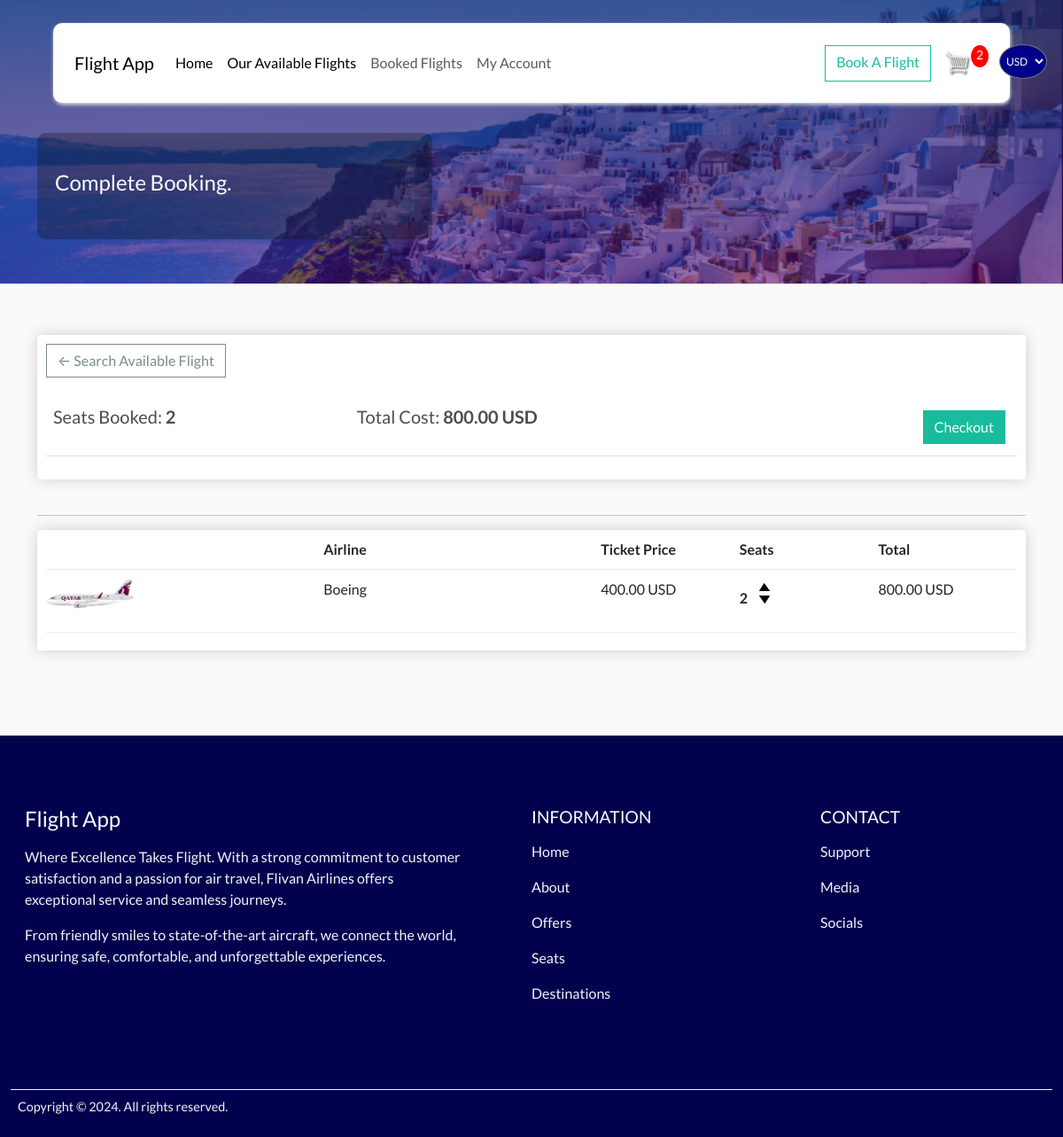
Screenshot of /book-airline/ (signed in) with the database file from the repository.
### airline/models.py (models this page shows, shortened)
class OrderItem(models.Model):
    airline = models.ForeignKey(Airline, on_delete=models.SET_NULL ,null=True, blank=True)
    order = models.ForeignKey(OrderFlight, on_delete=models.SET_NULL ,null=True, blank=True)
    quantity = models.IntegerField(default=0, null=True, blank=True)
    date_added_to_cart = models.DateTimeField(auto_now_add=True)
    @property
    def get_cart_item_total (self):
        cartTotal = self.airline.price * self.quantity
        return cartTotal

class Airline(models.Model):
    name = models.CharField(max_length=200)
    price = models.FloatField(max_length=200)
    takeoff_date = models.DateTimeField(null=True, blank=True)
    origin_city = models.CharField(max_length=200, null=True, blank=True)
    destination_city = models.CharField(max_length=200, null=True, blank=True)
    seats_used = models.IntegerField(default=0, null=True, blank=True)
    capacity = models.IntegerField(default=240, null=True, blank=True)
    available_seats = models.IntegerField(default=0, null=True, blank=True)
    takeoff = models.BooleanField(default=False, null=True, blank=True)
    image = models.ImageField(null=True, blank=True)
    @property
    def imageUrl(self):
        try:
            url = self.image.url
        except:
            url = ""
        return url

### airline/views.py (the view)
# urls.py: path('book-airline/', views.book_airline, name="book-airline"),
def book_airline(request):
     if request.user.is_authenticated:
          customer = request.user.customer
          order , created = OrderFlight.objects.get_or_create(customer = customer, complete = False)
          cartitem = order.orderitem_set.all()
          cartIconShowQuantity = order.get_total_seats_booked
     else:
          cartitem = []
          order = {'get_all_order_total':0, 'get_total_seats_booked':0}
          cartIconShowQuantity = order['get_total_seats_booked']
     currency_code = request.session.get('currency_code', 'USD')
     exchange_rate = request.session.get('exchange_rate', 1)
     cartitems_with_converted_prices = []
     total_converted_order_cost = 0
     for each_cartitem in cartitem:
        original_price = each_cartitem.airline.price
        converted_price = original_price * exchange_rate
        total_converted_price = each_cartitem.get_cart_item_total * exchange_rate
        total_converted_order_cost += total_converted_price
        request.session['total_converted_order_cost'] = total_converted_order_cost
        cartitems_with_converted_prices.append({
            'cartitem': each_cartitem,
            'converted_price': converted_price,
            'total_converted_price': total_converted_price,
            'currency_code': currency_code,
        })
     context = {
          'cartitemcontext': cartitem,
          'ordercontext': order ,
          'cartIconShowQuantity': cartIconShowQuantity ,
          'cartitem_price_converted_context': cartitems_with_converted_prices,
          'currency_code': currency_code,  # Ensure currency code is passed
          'total_converted_order_cost': total_converted_order_cost,
        }
     return render(request, 'airline/book-airline.html', context)

### airline/models.py (called while the page is built)
    @property
    def get_total_seats_booked(self):
        cartitem = self.orderitem_set.all()
        totalSeatsBooked = sum([item.quantity for item in cartitem])
        return totalSeatsBooked

### airline/templates/airline/book-airline.html
{% extends 'airline/base.html' %}
{% load static %}
{% block content %}
<section class="other-pages-hero-section container-fluid">
  <div class="other-pages-hero-overlay"></div>
  <div class="other-pages-hero-container container">
    <div class="other-pages-hero-box">
        <h4>Complete Booking.</h1>
    </div>
  </div>
</section>
<div class="container my-5">
    <div class="row">
        <div class="col-lg-12">
            <div class="box-element">
                <a  class="btn btn-outline-dark" href="{% url 'airline' %}">&#x2190; Search Available Flight</a>
                <br>
                <br>
                <table class="table">
                    <tr>
                        <th><h5>Seats Booked: <strong>{{ cartIconShowQuantity }}</strong></h5></th>
                        <th><h5>Total Cost:<strong> {{total_converted_order_cost|floatformat:2}} {{currency_code}}</strong></h5></th>
                        <th>
                            <a  style="float:right; margin:5px;" class="btn btn-success" href="{% url 'checkout' %}">Checkout</a>
                        </th>
                    </tr>
                </table>
            </div>
            <br>
            <hr>
            <div class="box-element">
                <div class="cart-row">
                    <div style="flex:2"></div>
                    <div style="flex:2"><strong>Airline</strong></div>
                    <div style="flex:1"><strong>Ticket Price</strong></div>
                    <div style="flex:1"><strong>Seats</strong></div>
                    <div style="flex:1"><strong>Total</strong></div>
                </div>
                {% for item in cartitem_price_converted_context %}
                    {% with cartitem=item.cartitem converted_price=item.converted_price total_converted_price=item.total_converted_price currency_code=item.currency_code %}
                        <div class="cart-row">
                            <div style="flex:2"><img class="row-image" src="{{cartitem.airline.imageUrl}}"></div>
                            <div style="flex:2"><p>{{cartitem.airline.name}}</p></div>
                            <div style="flex:1"><p>{{converted_price|floatformat:2}} {{currency_code}}</p></div>
                            <div style="flex:1">
                                <p class="quantity">{{cartitem.quantity}}</p>
                                <div class="quantity">
                                    <img data-product="{{cartitem.airline.id}}" data-action="add-to-cart" class="chg-quantity action-btn-clicked" src="{% static 'images/arrow-up.png' %}">
                                    <img data-product="{{cartitem.airline.id}}" data-action="remove-from-cart" class="chg-quantity action-btn-clicked" src="{% static 'images/arrow-down.png' %}">
                                </div>
                            </div>
                            <div style="flex:1"><p>{{total_converted_price|floatformat:2}} {{currency_code}}</p></div>
                        </div>
                    {% endwith %}
                {% endfor %}
            </div>
        </div>
    </div>
</div>
{% endblock %}

### static/css/importedstyles.css (style rules this page uses)
:root { --primary-color: #3d5cb8; --primary-color-dark: #334c99; --text-dark: #0f172a; --text-light: #64748b; --extra-light: #f1f5f9; --white: #ffffff; --max-width: 1200px; }
* { padding: 0; margin: 0; box-sizing: border-box; }
a { text-decoration: none; }
body { background-color: hsl(0, 0%, 98%); }
h1,h2,h3,h4,h5,h6 { color:hsl(0, 0%, 30%); }
.box-element { box-shadow:hsl(0, 0%, 80%) 0 0 16px; background-color: #fff; border-radius: 4px; padding: 10px; }
.col-lg-4, .col-lg-6, .col-lg-8, .col-lg-12 { margin-top: 10px; }
.btn { border-radius: 0; }
.row-image { width: 100px; }
.cart-row { display: flex; align-items: flex-stretch; padding-bottom: 10px; margin-bottom: 10px; border-bottom: 1px solid #ececec; }
.quantity { display: inline-block; font-weight: 700; padding-right:10px; }
.chg-quantity { width: 12px; cursor: pointer; display: block; margin-top: 5px; transition:.1s; }

### static/css/styles.css (style rules this page uses)
* { padding: 0; scroll-behavior: smooth; margin: 0 }
body { display: flex; flex-direction: column; justify-content: center; align-items: center; position: relative; }
.other-pages-hero-section { background-image: url(../images/bgflight2.PNG); height: 320px!important; background-position: center; background-size: cover; position: relative; display: flex; justify-content: start; align-items: center; }
.other-pages-hero-box { position: relative; background-color: hsla(0, 0%, 7%, 0.309); z-index: 2!important; width: 40%; height: 120px; border-radius: 10px; display: flex; justify-content: center; padding: 20px; margin-top: 100px; flex-direction: column; }
.other-pages-hero-box h4 { color: #fff; }
.other-pages-hero-overlay { background:linear-gradient(0,rgba(78, 3, 119, 0.568) 0%,rgba(8, 35, 115, 0.749) 100%); position: absolute; top: 0; right: 0; left: 0; width: 100%; height: 100%; }

### rows the page displays
OrderItem: cartitem.airline.imageUrl (picture), cartitem.airline.name "Boeing", converted_price "400.00", currency_code "USD", cartitem.quantity "2", total_converted_price "800.00"

### other values shown
{{ cartIconShowQuantity }} "2"
{{ total_converted_order_cost|floatformat:2 }} "800.00"
{{ currency_code }} "USD"
